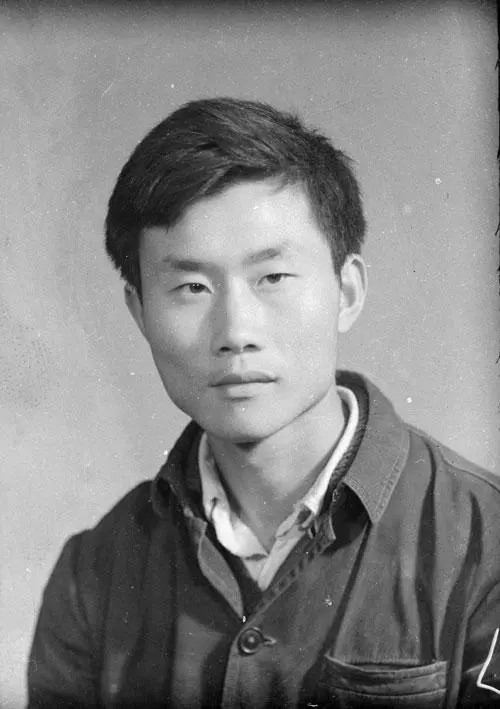
#> input picture ImageColorizations/imgs/2.jpg, 500 x 709 px
$ python -i util.py   (imports and definitions only)
#> lines starting #> are read from the running program, lines starting #| are printed output that depends on the picture
#> further down, picture is the input picture: shape (709, 500, 3); mean R, G, B 133.5, 133.5, 133.5
import base64

from PIL import Image
import numpy as np
from skimage import color
import torch
import torch.nn.functional as F
from urllib import request
import cv2
from io import BytesIO


# [5 lines left out: function load_img, not called in this run]

def resize_img(img, HW=(256,256), resample=3):
#> called with HW = (256, 256), resample = 3
	return np.asarray(Image.fromarray(img).resize((HW[1],HW[0]), resample=resample))
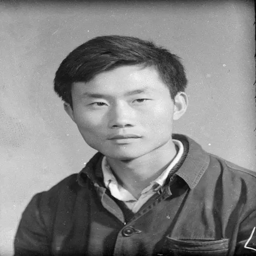
#> returned value: shape (256, 256, 3); mean of channels 0, 1, 2 133.5, 133.5, 133.5; drawn as B, G, R

def preprocess_img(img_rgb_orig, HW=(256,256), resample=3):
	# return original size L and resized L as torch Tensors
	img_rgb_rs = resize_img(img_rgb_orig, HW=HW, resample=resample)

	img_lab_orig = color.rgb2lab(img_rgb_orig)
#> img_lab_orig: shape (709, 500, 3) float64; mean of channels 0, 1, 2 54.7, 0, 0
	img_lab_rs = color.rgb2lab(img_rgb_rs)
#> img_lab_rs: shape (256, 256, 3) float64; mean of channels 0, 1, 2 54.7, 0, 0

	img_l_orig = img_lab_orig[:,:,0]
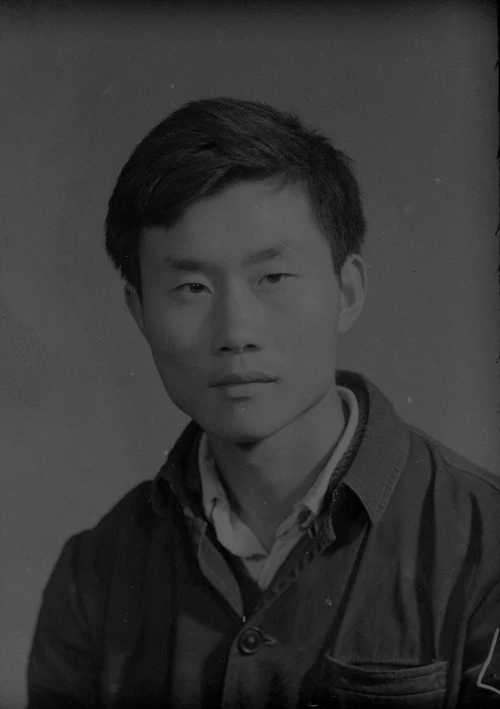
#> img_l_orig: shape (709, 500) float64; min 0, max 100, mean 54.7
	img_l_rs = img_lab_rs[:,:,0]

#> (the run stopped early here; a loop or call above may not have finished)

$ run again, on ImageColorizations/imgs/old_img.png
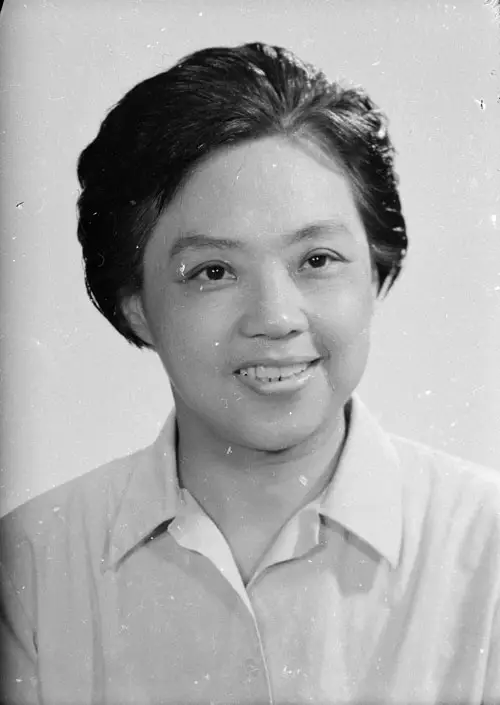
#> input picture ImageColorizations/imgs/old_img.png, 500 x 705 px
#> picture is the input picture: shape (705, 500, 3); mean R, G, B 169.8, 169.8, 169.8
#> in resize_img, `return np.asarray(Image.fromarray(img).resize((HW[1],HW[0]), resample=..`:
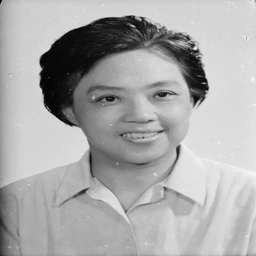
#> returned value: shape (256, 256, 3); mean of channels 0, 1, 2 169.8, 169.8, 169.8; drawn as B, G, R
#> img_lab_orig: shape (705, 500, 3) float64; mean of channels 0, 1, 2 68.7, 0, 0
#> img_lab_rs: shape (256, 256, 3) float64; mean of channels 0, 1, 2 68.7, 0, 0
#> in preprocess_img, `img_l_orig = img_lab_orig[:,:,0]`:
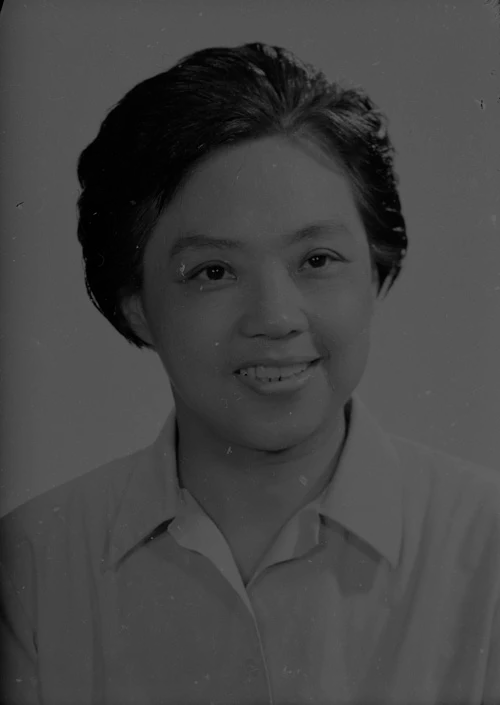
#> img_l_orig: shape (705, 500) float64; min 0, max 100, mean 68.7
